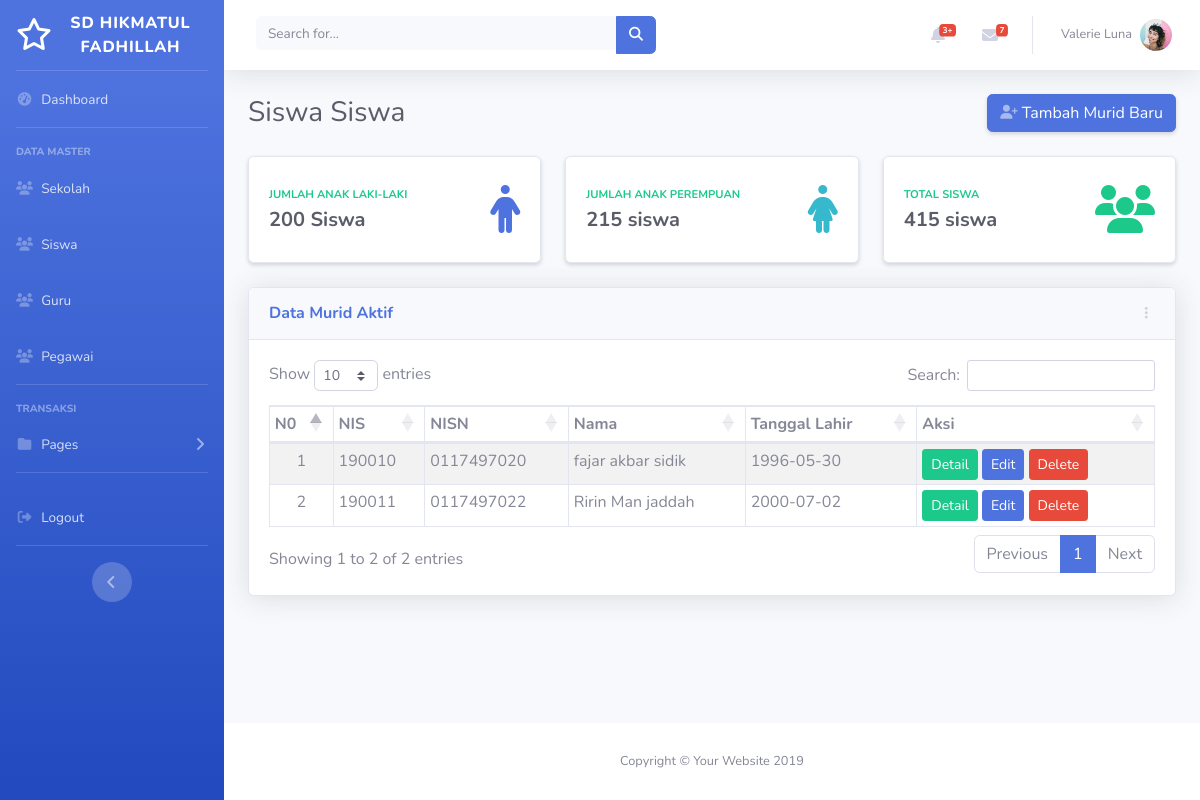
Screenshot of /siswa with the database file from the repository.
### tables this page shows
CREATE TABLE `sekolah` (
  `id_sekolah` int(3) NOT NULL,
  `nama_sekolah` varchar(255) NOT NULL,
  `alamat` text NOT NULL,
  `telp` varchar(16) NOT NULL,
  `email` varchar(100) NOT NULL,
  `web` varchar(100) NOT NULL,
  `url` varchar(100) NOT NULL,
  `logo` varchar(100) NOT NULL,
  `akreditasi` varchar(5) NOT NULL
);

CREATE TABLE `siswa` (
  `nis` varchar(20) NOT NULL,
  `nisn` varchar(20) NOT NULL,
  `nik` varchar(20) NOT NULL,
  `nama` varchar(255) NOT NULL,
  `tempat_lhr` varchar(50) NOT NULL,
  `tanggal_lhr` date NOT NULL,
  `jk` enum('laki','perempuan') NOT NULL,
  `agama` varchar(20) NOT NULL,
  `alamat` text NOT NULL,
  `kode_pos` varchar(6) NOT NULL,
  `telepon` varchar(20) NOT NULL,
  `handphone` varchar(20) NOT NULL,
  `email` varchar(50) NOT NULL,
  `password` varchar(100) NOT NULL,
  `nm_ayah` varchar(255) NOT NULL,
  `pekerjaan_ayah` varchar(255) NOT NULL,
  `nm_ibu` varchar(255) NOT NULL,
  `pekerjaan_ibu` varchar(255) NOT NULL,
  `telepon_ortu` varchar(20) NOT NULL,
  `handphone_ortu` varchar(20) NOT NULL
);

### config/config.php (called while the page is built, shortened)
<?php
$host = 'localhost';
$user = 'root';
$pass = '';
$db = 'sistem-sekolah-lite';
$conn = mysqli_connect($host, $user, $pass, $db);
$query_sekolah = "SELECT * FROM sekolah WHERE id_sekolah = 1";
$sql_sekolah = mysqli_query($conn, $query_sekolah)or die(mysqli_error($conn));
$data = mysqli_fetch_assoc($sql_sekolah);
$nama_sekolah = $data['nama_sekolah'];
$url_sekolah = $data['url'];
?>

### helpers/base_url.php (called while the page is built)
<?php
function base_url($url = null){
	global $url_sekolah;
	$base_url = $url_sekolah;
	if ($url != null){
		return $base_url . "/" . $url;
	}
	else{
		return $base_url;
	}
}
?>

### index.php (the view, shortened to what this page needs)
<?php
require_once 'config/config.php';
require_once 'helpers/base_url.php';
?>
<!DOCTYPE html>
<html lang="en">
  <head>
    <link rel="stylesheet" href="<?=base_url('assets/node_modules/@fortawesome/fontawesome-free/css/all.min.css');?>">
    <link href="<?=base_url('assets/css/sb-admin-2.min.css');?>" rel="stylesheet">
    <link rel="stylesheet" type="text/css" href="<?=base_url('assets/node_modules/datatables.net-bs4/css/dataTables.bootstrap4.min.css');?>">
  </head>
<body id="page-top">
  <div id="wrapper">
    <ul class="navbar-nav bg-gradient-primary sidebar sidebar-dark accordion" id="accordionSidebar">
      <a class="sidebar-brand d-flex align-items-center justify-content-center" href="index.html">
        <div class="sidebar-brand-icon">
          <i class="far fa-star"></i>
        </div>
        <div class="sidebar-brand-text mx-1"><?=$nama_sekolah;?></div>
      </a>
      <hr class="sidebar-divider my-0">
      <li class="nav-item">
        <a class="nav-link" href="<?=base_url();?>">
          <i class="fas fa-fw fa-tachometer-alt"></i>
          <span>Dashboard</span>
        </a>
      </li>
      <hr class="sidebar-divider">
      <div class="sidebar-heading">
        Data Master
      </div>
      <li class="nav-item">
        <a class="nav-link" href="sekolah">
          <i class="fas fa-fw fa-users"></i>
          <span>Sekolah</span>
        </a>
      </li>
      <li class="nav-item">
        <a class="nav-link" href="siswa">
          <i class="fas fa-fw fa-users"></i>
          <span>Siswa</span>
        </a>
      </li>
      <li class="nav-item">
        <a class="nav-link" href="guru">
          <i class="fas fa-fw fa-users"></i>
          <span>Guru</span>
        </a>
      </li>
      <li class="nav-item">
        <a class="nav-link" href="pegawai">
          <i class="fas fa-fw fa-users"></i>
          <span>Pegawai</span>
        </a>
      </li>
      <hr class="sidebar-divider">
      <div class="sidebar-heading">
        Transaksi
      </div>
      <li class="nav-item">
        <a class="nav-link collapsed" href="#" data-toggle="collapse" data-target="#collapsePages" aria-expanded="true" aria-controls="collapsePages">
          <i class="fas fa-fw fa-folder"></i>
          <span>Pages</span>
        </a>
      </li>
      <hr class="sidebar-divider d-none d-md-block">
      <li class="nav-item">
        <a class="nav-link" href="#" data-toggle="modal" data-target="#logoutModal">
          <i class="fas fa-fw fa-sign-out-alt"></i>
          <span>Logout</span>
        </a>
      </li>
      <hr class="sidebar-divider d-none d-md-block">
      <div class="text-center d-none d-md-inline">
        <button class="rounded-circle border-0" id="sidebarToggle"></button>
      </div>
    </ul>
    <div id="content-wrapper" class="d-flex flex-column">
      <div id="content">
        <nav class="navbar navbar-expand navbar-light bg-white topbar mb-4 static-top shadow">
          <form class="d-none d-sm-inline-block form-inline mr-auto ml-md-3 my-2 my-md-0 mw-100 navbar-search">
            <div class="input-group">
                <input type="text" class="form-control bg-light border-0 small" placeholder="Search for..." aria-label="Search" aria-describedby="basic-addon2">
                <div class="input-group-append">
                  <button class="btn btn-primary" type="button">
                    <i class="fas fa-search fa-sm"></i>
                  </button>
                </div>
            </div>
          </form>
          <ul class="navbar-nav ml-auto">
            <li class="nav-item dropdown no-arrow mx-1">
              <a class="nav-link dropdown-toggle" href="#" id="alertsDropdown" role="button" data-toggle="dropdown" aria-haspopup="true" aria-expanded="false">
                <i class="fas fa-bell fa-fw"></i>
                <span class="badge badge-danger badge-counter">3+</span>
              </a>
            </li>
            <li class="nav-item dropdown no-arrow mx-1">
              <a class="nav-link dropdown-toggle" href="#" id="messagesDropdown" role="button" data-toggle="dropdown" aria-haspopup="true" aria-expanded="false">
                <i class="fas fa-envelope fa-fw"></i>
                <span class="badge badge-danger badge-counter">7</span>
              </a>
            </li>
            <li class="nav-item dropdown no-arrow">
              <a class="nav-link dropdown-toggle" href="#" id="userDropdown" role="button" data-toggle="dropdown" aria-haspopup="true" aria-expanded="false">
                <span class="mr-2 d-none d-lg-inline text-gray-600 small">Valerie Luna</span>
                <img class="img-profile rounded-circle" src="assets/img/photo.jpeg">
              </a>
            </li>
          </ul>
        </nav>
        <div class="container-fluid">
          <?php include_once 'openfile.php'; ?>
        </div>
      </div>
      <footer class="sticky-footer bg-white">
        <div class="container my-auto">
          <div class="copyright text-center my-auto">
            <span>Copyright &copy; Your Website 2019</span>
          </div>
        </div>
      </footer>
    </div>
  </div>
</body>
</html>

### pages/siswa/siswa.php (shortened to what this page needs)
<?php
$querySiswa = "SELECT * FROM siswa";
$sqlSiswa = mysqli_query($conn, $querySiswa)or die(mysqli_error($conn));
?>
          <div class="d-sm-flex align-items-center justify-content-between mb-4">
            <h1 class="h3 mb-0 text-gray-800">Siswa Siswa</h1>
            <a href="#" class="d-none d-sm-inline-block btn btn-primary shadow-sm"><i class="fas fa-user-plus fa-sm text-white-50"></i> Tambah Murid Baru</a>
          </div>
          <div class="row">
            <div class="col-xl-4 col-md-6 mb-4">
              <div class="card shadow-sm h-100 py-2">
                <div class="card-body">
                  <div class="row no-gutters align-items-center">
                    <div class="col mr-2">
                      <div class="text-xs font-weight-bold text-success text-uppercase mb-1">Jumlah Anak Laki-Laki</div>
                      <div class="h5 mb-0 font-weight-bold text-gray-800">200 Siswa</div>
                    </div>
                    <div class="col-auto">
                      <i class="fas fa-male fa-3x text-primary"></i>
                    </div>
                  </div>
                </div>
              </div>
            </div>
            <div class="col-xl-4 col-md-6 mb-4">
              <div class="card shadow-sm h-100 py-2">
                <div class="card-body">
                  <div class="row no-gutters align-items-center">
                    <div class="col mr-2">
                      <div class="text-xs font-weight-bold text-success text-uppercase mb-1">Jumlah Anak Perempuan</div>
                      <div class="h5 mb-0 font-weight-bold text-gray-800">215 siswa</div>
                    </div>
                    <div class="col-auto">
                      <i class="fas fa-female fa-3x text-info"></i>
                    </div>
                  </div>
                </div>
              </div>
            </div>
            <div class="col-xl-4 col-md-6 mb-4">
              <div class="card shadow-sm h-100 py-2">
                <div class="card-body">
                  <div class="row no-gutters align-items-center">
                    <div class="col mr-2">
                      <div class="text-xs font-weight-bold text-success text-uppercase mb-1">Total Siswa</div>
                      <div class="h5 mb-0 font-weight-bold text-gray-800">415 siswa</div>
                    </div>
                    <div class="col-auto">
                      <i class="fas fa-users fa-3x text-success"></i>
                    </div>
                  </div>
                </div>
              </div>
            </div>
          </div>
          <div class="row">
            <div class="col-xl-12 col-lg-12 col-md-12 col-sm-6 col-xs-6">
              <div class="card shadow mb-4">
                <div class="card-header py-3 d-flex flex-row align-items-center justify-content-between">
                  <h6 class="m-0 font-weight-bold text-primary">Data Murid Aktif</h6>
                  <div class="dropdown no-arrow">
                    <a class="dropdown-toggle" href="#" role="button" id="dropdownMenuLink" data-toggle="dropdown" aria-haspopup="true" aria-expanded="false">
                      <i class="fas fa-ellipsis-v fa-sm fa-fw text-gray-400"></i>
                    </a>
                  </div>
                </div>
                <div class="card-body">
                  <div class="table-responsive-md table-responsive-sm">
                    <table id="table1" class="table table-sm table-striped table-bordered" style="width:100%">
                      <thead>
                        <tr>
                          <th>N0</th>
                          <th>NIS</th>
                          <th>NISN</th>
                          <th>Nama</th>
                          <th>Tanggal Lahir</th>
                          <th>Aksi</th>
                        </tr>
                      </thead>
                      <tbody>
                        <?php
                        $no = 1;
                        while($data = mysqli_fetch_assoc($sqlSiswa)):
                        ?>
                          <tr>
                            <td class="text-center"><?=$no++;?></td>
                            <td><?=$data['nis'];?></td>
                            <td><?=$data['nisn'];?></td>
                            <td><?=$data['nama'];?></td>
                            <td><?=$data['tanggal_lhr'];?></td>
                            <td>
                              <a href="#" class="btn btn-success btn-sm">Detail</a>
                              <a href="#" class="btn btn-primary btn-sm">Edit</a>
                              <a href="#" class="btn btn-danger btn-sm">Delete</a>
                            </td>
                          </tr>
                        <?php
                        endwhile;
                        ?>
                      </tbody>
                    </table>
                  </div>
                </div>
              </div>
            </div>
          </div>

### rows the page displays
sekolah: nama_sekolah "SD HIKMATUL FADHILLAH"
siswa: nis "190010", nisn "0117497020", nama "fajar akbar sidik", tanggal_lhr "1996-05-30"
siswa: nis "190011", nisn "0117497022", nama "Ririn Man jaddah", tanggal_lhr "2000-07-02"
